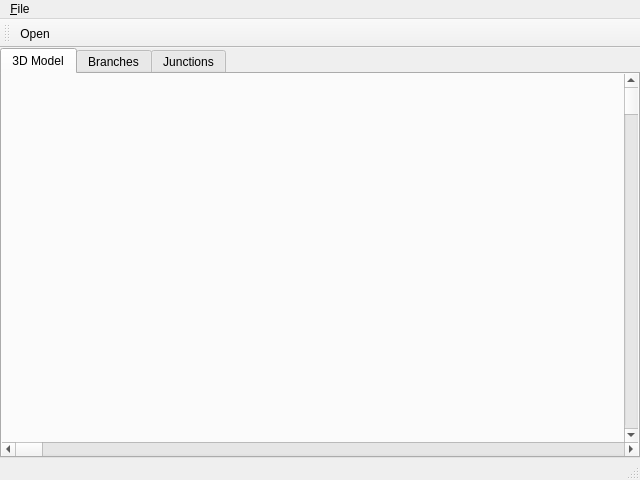
<?xml version="1.0" encoding="UTF-8"?>
<ui version="4.0">
 <class>MainWindow</class>
 <widget class="QMainWindow" name="MainWindow">
  <property name="geometry">
   <rect>
    <x>0</x>
    <y>0</y>
    <width>640</width>
    <height>480</height>
   </rect>
  </property>
  <property name="windowTitle">
   <string>xmlMine-Vent</string>
  </property>
  <widget class="QWidget" name="centralWidget">
   <layout class="QHBoxLayout" name="horizontalLayout_2">
    <property name="spacing">
     <number>0</number>
    </property>
    <property name="margin">
     <number>0</number>
    </property>
    <item>
     <widget class="QTabWidget" name="tabWidget">
      <property name="currentIndex">
       <number>0</number>
      </property>
      <widget class="QWidget" name="tabModel">
       <attribute name="title">
        <string>3D Model</string>
       </attribute>
       <layout class="QVBoxLayout" name="verticalLayout_2">
        <property name="spacing">
         <number>0</number>
        </property>
        <property name="margin">
         <number>0</number>
        </property>
        <item>
         <layout class="QVBoxLayout" name="verticalLayout">
          <property name="spacing">
           <number>0</number>
          </property>
          <item>
           <layout class="QHBoxLayout" name="horizontalLayout">
            <property name="spacing">
             <number>0</number>
            </property>
            <item>
             <widget class="XMGLView3D" name="glView3d" native="true"/>
            </item>
            <item>
             <widget class="QScrollBar" name="verticalScrollBar">
              <property name="maximum">
               <number>180</number>
              </property>
              <property name="pageStep">
               <number>15</number>
              </property>
              <property name="orientation">
               <enum>Qt::Vertical</enum>
              </property>
             </widget>
            </item>
           </layout>
          </item>
          <item>
           <widget class="QScrollBar" name="horizontalScrollBar">
            <property name="maximum">
             <number>360</number>
            </property>
            <property name="pageStep">
             <number>15</number>
            </property>
            <property name="orientation">
             <enum>Qt::Horizontal</enum>
            </property>
           </widget>
          </item>
         </layout>
        </item>
       </layout>
      </widget>
      <widget class="QWidget" name="tabBranches">
       <attribute name="title">
        <string>Branches</string>
       </attribute>
       <layout class="QHBoxLayout" name="horizontalLayout_3">
        <property name="spacing">
         <number>0</number>
        </property>
        <property name="margin">
         <number>0</number>
        </property>
        <item>
         <widget class="QTreeView" name="treeViewBranches"/>
        </item>
       </layout>
      </widget>
      <widget class="QWidget" name="tabJunction">
       <attribute name="title">
        <string>Junctions</string>
       </attribute>
       <layout class="QVBoxLayout" name="verticalLayout_3">
        <property name="spacing">
         <number>0</number>
        </property>
        <property name="margin">
         <number>0</number>
        </property>
        <item>
         <widget class="QTreeView" name="treeViewJunction"/>
        </item>
       </layout>
      </widget>
     </widget>
    </item>
   </layout>
  </widget>
  <widget class="QMenuBar" name="menuBar">
   <property name="geometry">
    <rect>
     <x>0</x>
     <y>0</y>
     <width>640</width>
     <height>22</height>
    </rect>
   </property>
   <widget class="QMenu" name="menuFile">
    <property name="title">
     <string>&amp;File</string>
    </property>
    <addaction name="actionOpen"/>
   </widget>
   <addaction name="menuFile"/>
  </widget>
  <widget class="QToolBar" name="mainToolBar">
   <property name="iconSize">
    <size>
     <width>16</width>
     <height>16</height>
    </size>
   </property>
   <attribute name="toolBarArea">
    <enum>TopToolBarArea</enum>
   </attribute>
   <attribute name="toolBarBreak">
    <bool>false</bool>
   </attribute>
   <addaction name="actionOpen"/>
  </widget>
  <widget class="QStatusBar" name="statusBar">
   <property name="enabled">
    <bool>true</bool>
   </property>
  </widget>
  <action name="actionOpen">
   <property name="icon">
    <iconset resource="xmVent.qrc">
     <normaloff>:/images/open.png</normaloff>:/images/open.png</iconset>
   </property>
   <property name="text">
    <string>&amp;Open</string>
   </property>
   <property name="toolTip">
    <string>Open an existing file</string>
   </property>
   <property name="shortcut">
    <string>Ctrl+O</string>
   </property>
  </action>
 </widget>
 <layoutdefault spacing="6" margin="11"/>
 <customwidgets>
  <customwidget>
   <class>XMGLView3D</class>
   <extends>QWidget</extends>
   <header>glview3d.h</header>
   <container>1</container>
   <slots>
    <slot>setVerticalAngle(int)</slot>
    <slot>setHorizontalAngle(int)</slot>
    <slot>open()</slot>
   </slots>
  </customwidget>
 </customwidgets>
 <resources>
  <include location="xmVent.qrc"/>
 </resources>
 <connections>
  <connection>
   <sender>actionOpen</sender>
   <signal>triggered()</signal>
   <receiver>glView3d</receiver>
   <slot>open()</slot>
   <hints>
    <hint type="sourcelabel">
     <x>-1</x>
     <y>-1</y>
    </hint>
    <hint type="destinationlabel">
     <x>312</x>
     <y>246</y>
    </hint>
   </hints>
  </connection>
  <connection>
   <sender>verticalScrollBar</sender>
   <signal>valueChanged(int)</signal>
   <receiver>glView3d</receiver>
   <slot>setVerticalAngle(int)</slot>
   <hints>
    <hint type="sourcelabel">
     <x>619</x>
     <y>240</y>
    </hint>
    <hint type="destinationlabel">
     <x>312</x>
     <y>246</y>
    </hint>
   </hints>
  </connection>
  <connection>
   <sender>horizontalScrollBar</sender>
   <signal>valueChanged(int)</signal>
   <receiver>glView3d</receiver>
   <slot>setHorizontalAngle(int)</slot>
   <hints>
    <hint type="sourcelabel">
     <x>319</x>
     <y>451</y>
    </hint>
    <hint type="destinationlabel">
     <x>312</x>
     <y>246</y>
    </hint>
   </hints>
  </connection>
 </connections>
</ui>
